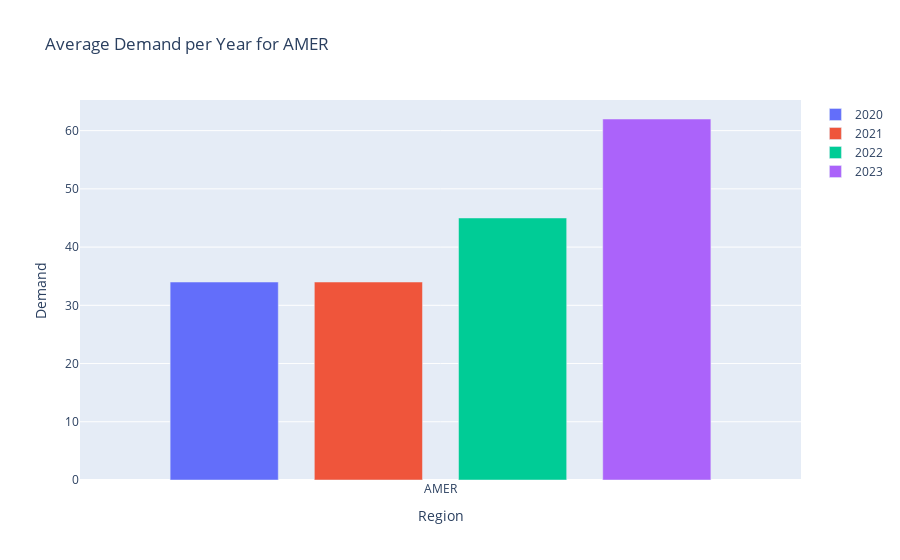
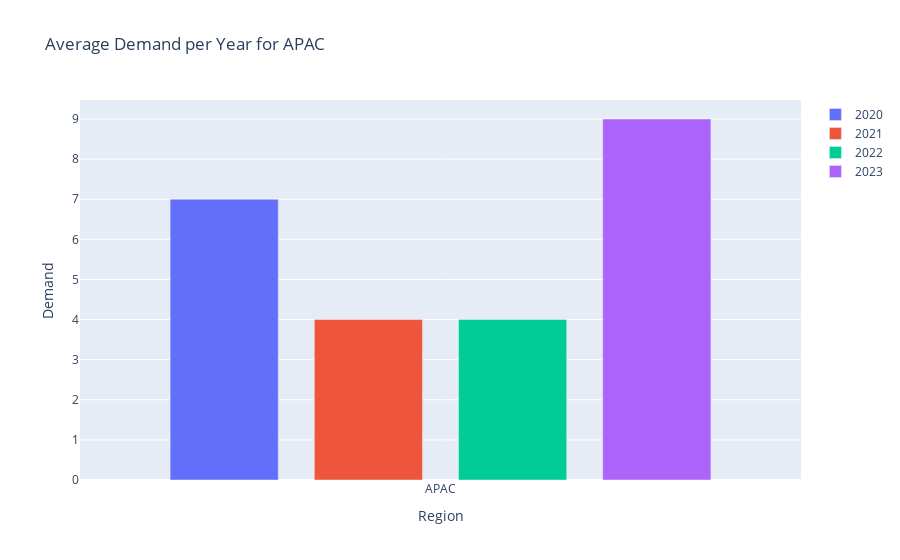
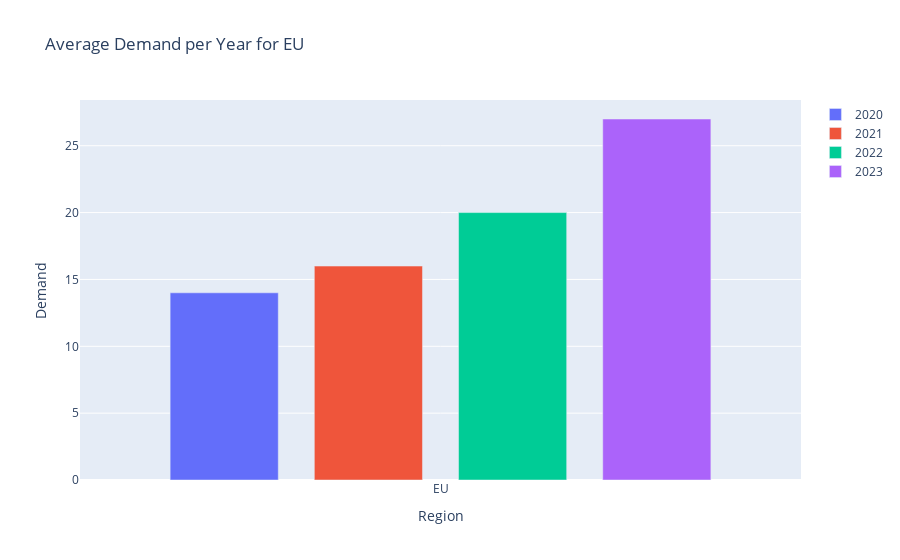

Source (notebook cell) for these figures, in order:
### Markdown cell above
Based on the chart above, the proportion of customers in **Africa** is **less than 10%**. When compared to other regions, which are more than **20%**, the difference in the number of customers in Africa is **quite significant**. Therefore, it is not recommended at this time to open branch offices in Africa. If the company still wants to have account managers for customers in Africa, the company can place the account managers in the branch office geographically closest to Africa.

Now, let's see **Demand** based on **Transaction**.

### Code cell
#Create demand table
list_demand = []
for x in source['Year'].unique():
    for z in source[source['Region'] != 'AFR']['Region'].unique():
            for y in source['Subregion'].unique():
                list_demand.append([x, z, y, source[(source['Year'] == x) & (source['Region'] == z) & (source['Subregion'] == y)]['Order ID'].nunique()])
demand = pd.DataFrame(data = list_demand,
                               columns = ['Year', 'Region', 'Subregion', 'Demand'])
demand = demand[demand['Demand'] != 0]
demand.sort_values(by=['Year', 'Region'], inplace=True)
demand.reset_index(inplace=True)
demand.drop('index', axis=1, inplace=True)

#Create pivot table for examine Average Demand on Every Region
average_demand = demand.pivot_table(values='Demand', index='Region', columns='Year', aggfunc='median')
average_demand = average_demand.round(0).astype(int)
average_demand.columns.name = None
average_demand.reset_index(inplace=True)

# Create a bar chart for each region
for region in average_demand['Region'].unique():
    # Filter the DataFrame for the current region
    region_data = average_demand[average_demand['Region'] == region]

    # Create a new figure
    fig_average_demand = go.Figure()

    # Add a bar trace for the demand of each year for the current region
    for year in region_data.columns[1:]:
        fig_average_demand.add_trace(go.Bar(x=region_data['Region'], y=region_data[year], name=str(year), width=0.15))

    # Update layout
    fig_average_demand.update_layout(barmode='group', title=f'Average Demand per Year for {region}', xaxis_title='Region', yaxis_title='Demand')

    # Show the figure
    fig_average_demand.show()

### Figure 1 — Plotly figure (JSON) as saved in the notebook; plotly's stock layout.template omitted (floating-point values rounded to 4 significant figures)
{"data": [{"name": "2020", "type": "bar", "width": 0.15, "x": ["AMER"], "y": [34]}, {"name": "2021", "type": "bar", "width": 0.15, "x": ["AMER"], "y": [34]}, {"name": "2022", "type": "bar", "width": 0.15, "x": ["AMER"], "y": [45]}, {"name": "2023", "type": "bar", "width": 0.15, "x": ["AMER"], "y": [62]}], "layout": {"barmode": "group", "title": {"text": "Average Demand per Year for AMER"}, "xaxis": {"title": {"text": "Region"}}, "yaxis": {"title": {"text": "Demand"}}}}

### Figure 2 — Plotly figure (JSON) as saved in the notebook; plotly's stock layout.template omitted (floating-point values rounded to 4 significant figures)
{"data": [{"name": "2020", "type": "bar", "width": 0.15, "x": ["APAC"], "y": [7]}, {"name": "2021", "type": "bar", "width": 0.15, "x": ["APAC"], "y": [4]}, {"name": "2022", "type": "bar", "width": 0.15, "x": ["APAC"], "y": [4]}, {"name": "2023", "type": "bar", "width": 0.15, "x": ["APAC"], "y": [9]}], "layout": {"barmode": "group", "title": {"text": "Average Demand per Year for APAC"}, "xaxis": {"title": {"text": "Region"}}, "yaxis": {"title": {"text": "Demand"}}}}

### Figure 3 — Plotly figure (JSON) as saved in the notebook; plotly's stock layout.template omitted (floating-point values rounded to 4 significant figures)
{"data": [{"name": "2020", "type": "bar", "width": 0.15, "x": ["EU"], "y": [14]}, {"name": "2021", "type": "bar", "width": 0.15, "x": ["EU"], "y": [16]}, {"name": "2022", "type": "bar", "width": 0.15, "x": ["EU"], "y": [20]}, {"name": "2023", "type": "bar", "width": 0.15, "x": ["EU"], "y": [27]}], "layout": {"barmode": "group", "title": {"text": "Average Demand per Year for EU"}, "xaxis": {"title": {"text": "Region"}}, "yaxis": {"title": {"text": "Demand"}}}}
